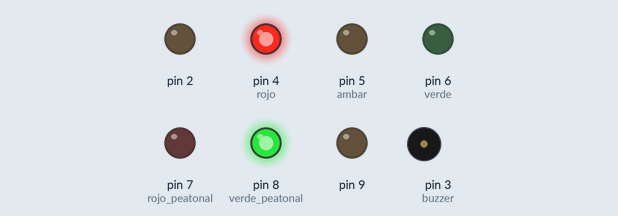
The sketch below on a simulated Arduino Uno, built with avr-gcc and run on an emulated ATmega328P. On the bench: output pins drawn as LEDs (lit = HIGH), buzzer (waves = sounding, pin HIGH).

Above: at 2.0 s.
At 5.5 s:
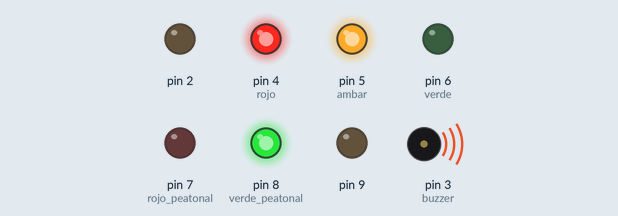
At 8.0 s:
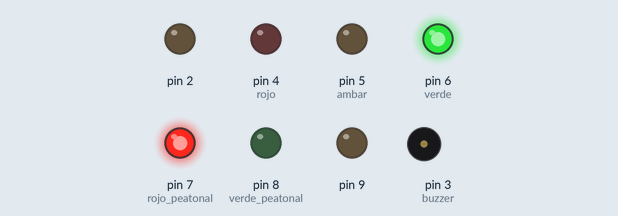
At 10.0 s:
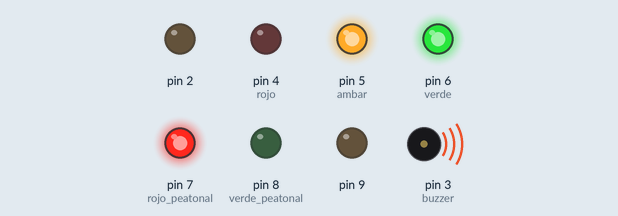
Timing chart, 0 to 14.3 s (numbered marks = the images above):
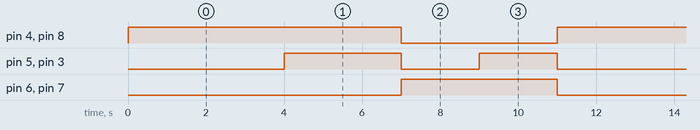

Measured:
- by itself, pin 4 (rojo), pin 8 (verde_peatonal): alternates HIGH for 7.0 s and LOW for 4.0 s
- by itself, pin 5 (ambar), pin 3 (buzzer): repeats every 11.0 s: LOW 2.0 s, HIGH 2.0 s, LOW 4.0 s, HIGH 3.0 s
- by itself, pin 6 (verde), pin 7 (rojo_peatonal): alternates HIGH for 4.0 s and LOW for 7.0 s

The sketch:

Clase_1.4__Sem_foro_Vehicular_y_Peatonal_.ino
```cpp
int rojo = 4;
int ambar = 5;
int verde = 6;
int rojo_peatonal = 7;
int verde_peatonal = 8;
int buzzer = 3;

void setup() {
for(int i=2;i<=9;i++){ //SE INICIALIZAN TODOS LOS PINES COMO SALIDA
pinMode(i, OUTPUT);
//pinMode(rojo, OUTPUT);
//pinMode(ambar, OUTPUT);
//pinMode(verde, OUTPUT);
//pinMode(rojo_peatonal, OUTPUT);
//pinMode(verde_peatonal, OUTPUT);
//pinMode(buzzer, OUTPUT);
}
}

void loop() {
// Rojo encendido
digitalWrite(rojo, HIGH);
digitalWrite(ambar, LOW);
digitalWrite(buzzer, LOW);
digitalWrite(verde_peatonal, HIGH);
delay(4000);

// buzzer y ámbar encendidos
digitalWrite(ambar, HIGH);
digitalWrite(buzzer, HIGH);
delay(3000);

// Rojo apagado, verde encendido
digitalWrite(rojo, LOW);
digitalWrite(verde_peatonal, LOW);
digitalWrite(verde, HIGH);
digitalWrite(rojo_peatonal, HIGH);
digitalWrite(ambar, LOW);
digitalWrite(buzzer, LOW);
delay(2000);

// Verde y ámbar encendidos
digitalWrite(ambar, HIGH);
digitalWrite(buzzer, HIGH);
delay(2000);

// Verde apagado
digitalWrite(verde, LOW);
digitalWrite(rojo_peatonal, LOW);
}
```
